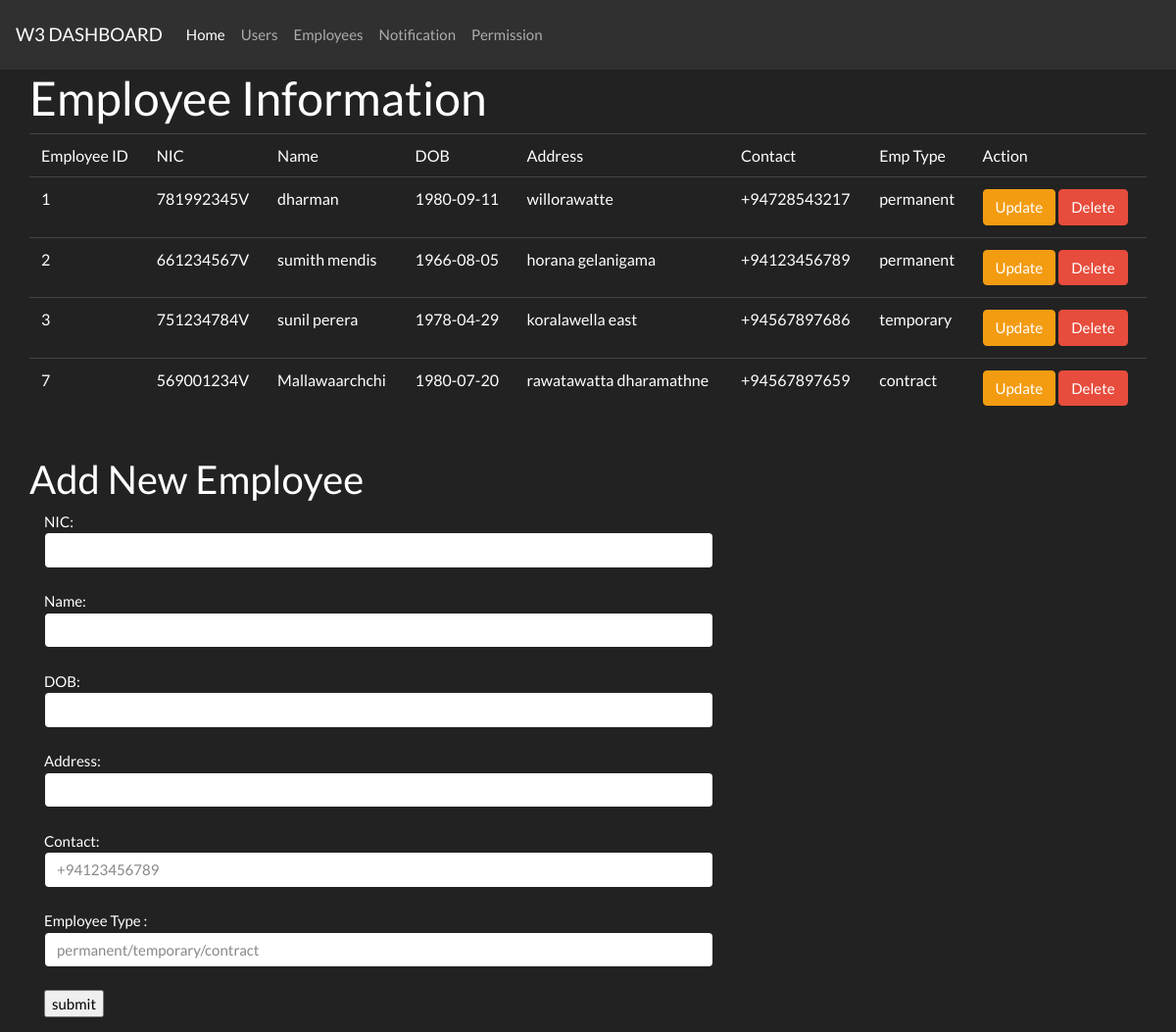
Page /view/user/employeeView.php (signed in) on the committed database.
### tables this page shows
CREATE TABLE `employee` (
  `emp_id` int(10) NOT NULL,
  `nic` varchar(15) NOT NULL,
  `emp_name` varchar(255) NOT NULL,
  `dob` date NOT NULL,
  `emp_address` varchar(50) NOT NULL,
  `contact_num` varchar(20) NOT NULL,
  `emp_type` varchar(20) NOT NULL
);

### model/employeeModel.php (called while the page is built, shortened)
<?php
require_once("./../../inc/config.php");
function getAllEmployeeDB(){
    global $conn;
	$query = "select * from employee";
	$result = mysqli_query($conn,$query);
	return $result;
}
?>

### controller/user/employeeController.php (called while the page is built, shortened)
<?php
require_once("./../../model/employeeModel.php");
class Employee{
    function getAllEmployee(){
        $res =  getAllEmployeeDB();
        return $res;
    }
}
?>

### view/user/employeeView.php (the view, shortened to what this page needs)
<?php
require_once('./../../controller/user/employeeController.php');
require_once('./userHeader.php');
$employee = new Employee();
$result = $employee->getAllEmployee();
?>
<div class="container">
    <h1>Employee Information</h1>
    <table class="table table-hover">
    <tr>
        <td>Employee ID</td>
        <td>NIC</td>
        <td>Name</td>
        <td>DOB</td>
        <td>Address</td>
        <td>Contact</td>
        <td>Emp Type</td>
        <td>Action</td>
    </tr>
    <?php
    while($row = mysqli_fetch_array($result)) {
    ?>
    <tr>
        <td><?php echo $row["emp_id"]; ?></td>
        <td><?php echo $row["nic"]; ?></td>
        <td><?php echo $row["emp_name"]; ?></td>
        <td><?php echo $row["dob"]; ?></td>
        <td><?php echo $row["emp_address"]; ?></td>
        <td><?php echo $row["contact_num"]; ?></td>
        <td><?php echo $row["emp_type"]; ?></td>
        <td>
        <a class="btn btn-warning" href="./employeeUpdate.php?updateid=<?php echo $row["emp_id"]; ?>">Update</a>
        <a class="btn btn-danger" href="./../../controller/user/employeeController.php?deleteid=<?php echo $row["nic"]; ?>">Delete</a>
        </td>
    </tr>
    <?php
    }
    ?>
    </table>
    <h2>Add New Employee</h2>
    <div class="container">
    <div class="row">
    <div class="col-7">
    <form method="post" action="./../../controller/user/employeeController.php">
        NIC:<br>
		<input type="text" class="form-control" name="emp_nic">
		<br>
        Name:<br>
		<input type="text" class="form-control" name="emp_name">
		<br>
		DOB:<br>
		<input type="text" class="form-control" name="emp_dob">
		<br>
		Address:<br>
		<input type="textarea" class="form-control" name="emp_address">
		<br>
		Contact:<br>
		<input type="text" class="form-control" name="emp_contact" placeholder="+94123456789">
        <br>
		Employee Type :<br>
		<input type="text" class="form-control" name="emp_type" placeholder="permanent/temporary/contract">
        <br>
		<input type="submit" name="empDetails" value="submit">
	</form>
    </div>
    </div>
    </div>
</div>
</body>
</html>

### rows in the picture
employee: emp_id "1", nic "781992345V", emp_name "dharman", dob "1980-09-11", emp_address "willorawatte", contact_num "+94728543217", emp_type "permanent"
employee: emp_id "2", nic "661234567V", emp_name "sumith mendis", dob "1966-08-05", emp_address "horana gelanigama", contact_num "+94123456789", emp_type "permanent"
employee: emp_id "3", nic "751234784V", emp_name "sunil perera", dob "1978-04-29", emp_address "koralawella east", contact_num "+94567897686", emp_type "temporary"
employee: emp_id "7", nic "569001234V", emp_name "Mallawaarchchi", dob "1980-07-20", emp_address "rawatawatta dharamathne", contact_num "+94567897659", emp_type "contract"
